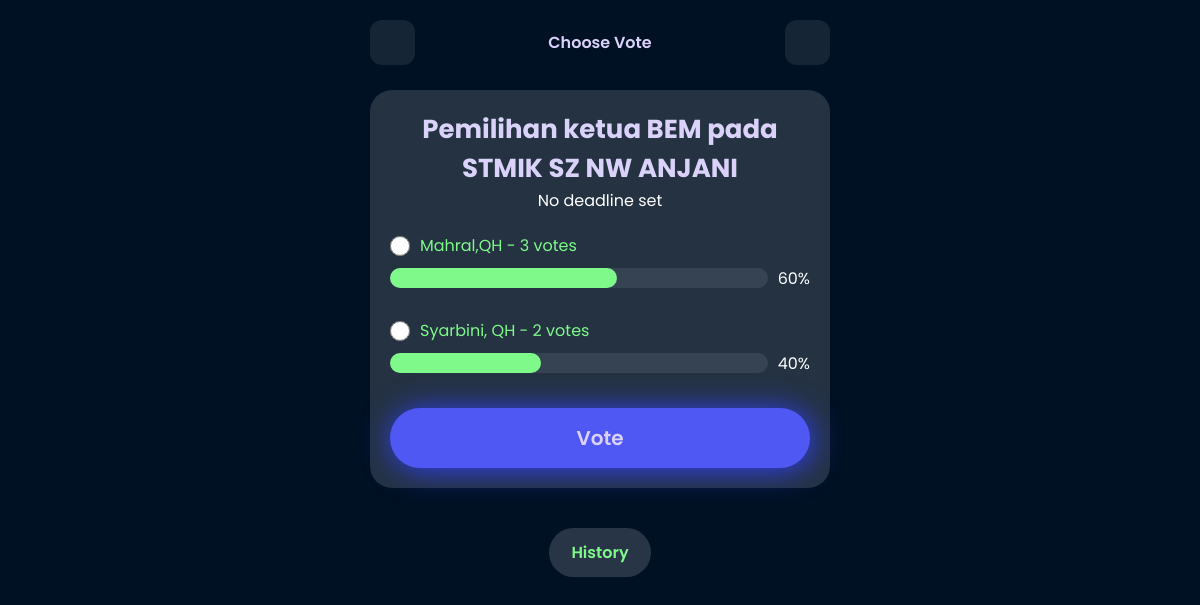
The page /vote/14/ (signed in) on the database its author committed.
### vote_app/models.py (models this page shows, shortened)
class Vote(models.Model):
    title = models.CharField(max_length=200)
    description = models.TextField()
    key = models.CharField(max_length=100, unique=True)
    created = models.DateTimeField(auto_now_add=True)
    likes = models.ManyToManyField(User, related_name='liked_votes', blank=True, default=0)
    deadline = models.DateTimeField(null=True, blank=True)  # Batas waktu opsional
    def total_votes(self):
        return sum(option.votes for option in self.options.all())

class Option(models.Model):
    vote = models.ForeignKey(Vote, on_delete=models.CASCADE, related_name='options')
    option_text = models.CharField(max_length=200)
    votes = models.IntegerField(default=0)

### vote_app/views.py (the view, shortened to what this page needs)
# urls.py: path('vote/<int:vote_id>/', views.vote_detail, name='vote_detail'),
@login_required
@csrf_exempt
def vote_detail(request, vote_id):
    vote = get_object_or_404(Vote, id=vote_id)
    history = VoteHistory.objects.filter(vote=vote)
    is_deadline_passed = vote.deadline and timezone.now() > vote.deadline
    total_votes = vote.total_votes()
    return render(request, 'vote_detail.html', {'vote': vote, 'total_votes': total_votes, 'history': history, 'is_deadline_passed': is_deadline_passed})

### templates/vote_detail.html (shortened to what this page needs)
{% load static %}
<!DOCTYPE html>
<html lang="en">
<head>
</head>
<body>
    <div class="container">
      <div class="top">
        <a href="{% url 'vote_list' %}"><ion-icon name="chevron-back-outline" id="icon"></ion-icon></a>
        <p>Choose Vote</p>
        <a href="{% url 'create_vote' %}"><ion-icon name="add-circle"id="icon"></ion-icon></a>
      </div>
        <div class="vote">
          <div class="card">
            <div class="item-bottom">
              <div class="bottom-user" style="text-align: center;">
                <h3>{{ vote.description }}</h3>
                {% if vote.deadline %}
                <p style="color: white;">Deadline: {{ vote.deadline }}</p>
                <p id="countdown" style="color: white;"></p>
                {% else %}
                <p style="color: white;">No deadline set</p>
                {% endif %}
                {% if not is_deadline_passed %}
                <form method="post">
                  {% for option in vote.options.all %}
                  <div style="text-align: left; color: #7FFA8A; margin-top: 20px;">
                    <div class="pilih" style="display: flex; align-items: center; gap: 10px;">
                      <input type="radio" name="option" value="{{ option.id }}" style="width: 20px; height: 20px;">
                      {{ option.option_text }} - {{ option.votes }} votes
                    </div>
                    <div class="progres" style="display: flex; align-items: center; gap: 10px;">
                      <progress value="{% widthratio option.votes total_votes 100 %}" max="100" style="margin: 10px 0;"></progress>
                      <span style="color: white;">
                        {% if total_votes %}
                        {% widthratio option.votes total_votes 100 %}%
                        {% endif %}
                      </span>
                    </div>
                  </div>
                  {% endfor %}
                  <button type="submit" class="btn-tap">Vote</button>
                </form>
                {% else %}
                <p style="color: white;">Voting has ended.</p>
                {% endif %}
              </div>
            </div>
          </div>
          <span style="color: #7FFA8A; background-color: #ffffff27; font-weight: 600; padding: 12px 22px; border-radius: 50px; margin-bottom: 20px;">History</span>
        </div>
    </div>
</body>
</html>

### templates/vote_detail.html (style rules this page uses)
:root { --satu:#3B46F1; --dua:#4F58F2; --tiga:#DBD2FA; --empat:#DBD2FA; --lima:#7FFA8A; }
* { margin: 0; padding: 0; box-sizing: border-box; font-family: "Poppins", sans-serif; }
body { background-color: rgb(1, 17, 36); }
.container { max-width: 500px; height: 100vh; margin: auto; padding: 0 20px; }
.top { padding: 20px 0; display: flex; justify-content: space-between; align-items: center; }
.top #icon { width: 25px; height: 25px; color: var(--satu); }
.top a { background-color: rgba(255, 255, 255, 0.081); width: 45px; height: 45px; display: flex; justify-content: center; align-items: center; border-radius: 12px; }
.top { font-weight: 600; color: var(--tiga); }
.vote { display: flex; flex-direction: column; justify-content: center; align-items: center; gap: 20px; margin: 5px auto; }
.card { background-color: rgba(255, 255, 255, 0.137); height: 45%; padding: 20px; border-radius: 22px; text-align: center; margin-bottom: 20px; width: 100%; }
.bottom-user h3 { font-size: 26px; color: var(--empat); }
.btn-tap { background-color: var(--dua); width: 100%; text-align: center; padding: 15px 0; text-decoration: none; color: var(--empat); font-weight: 600; font-size: 20px; border-radius: 50px; border: none; box-shadow: 2px 2px 30px #3340f9; margin-top: 25px; }
progress { width: 100%; height: 20px; -webkit-appearance: none; appearance: none; }

### rows shown on the page
Vote: description "Pemilihan ketua BEM pada STMIK SZ NW ANJANI"
Option: option_text "Mahral,QH", votes "3", votes "60"
Option: option_text "Syarbini, QH", votes "2", votes "40"
